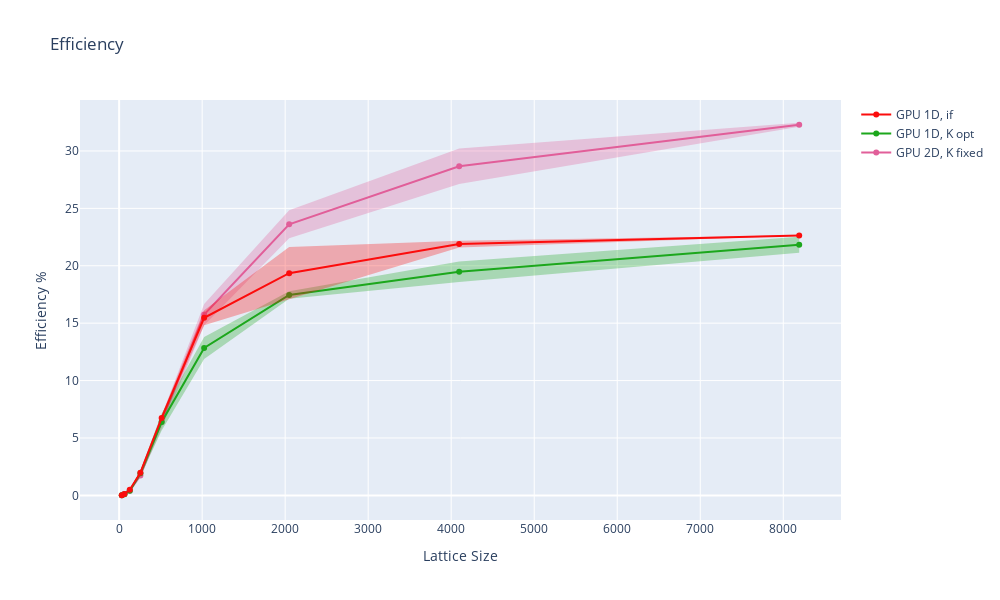

Write notebook code for a chart like this one.
### Code cell
fig = go.Figure()

for idx, (name, dfs, info) in enumerate(runs_gpu):
    for i, df in enumerate(dfs):
        dfs[i]["efficiency"] = 100 * (cpu_df["avgEvolveTime"] / df["avgEvolveTime"]) / info[0]
    
    df = pd.concat(dfs)
    add_mean_std_trace(fig, df, name, idx + 1, "efficiency")

fig.update_layout(title="Efficiency", xaxis_title='Lattice Size', yaxis_title="Efficiency %", width=1000, height=600)
fig.update_yaxes()
fig.show()

### Figure 1 — Plotly figure (JSON) as saved in the notebook; plotly's stock layout.template omitted (floating-point values rounded to 4 significant figures)
{"data": [{"line": {"color": "#E15F99"}, "mode": "lines+markers", "name": "GPU 2D, K fixed", "type": "scatter", "x": [32, 64, 128, 256, 512, 1024, 2048, 4096, 8192], "y": [0.01319, 0.1217, 0.3981, 1.733, 6.39, 15.75, 23.61, 28.66, 32.28]}, {"line": {"width": 0}, "mode": "lines", "name": "GPU 2D, K fixed upper", "showlegend": false, "type": "scatter", "x": [32, 64, 128, 256, 512, 1024, 2048, 4096, 8192], "y": [0.01405, 0.1287, 0.4347, 1.831, 6.948, 16.67, 24.83, 30.21, 32.47]}, {"fill": "tonexty", "fillcolor": "rgba(225, 95, 153, 0.30)", "line": {"width": 0}, "mode": "lines", "name": "GPU 2D, K fixed lower", "showlegend": false, "type": "scatter", "x": [32, 64, 128, 256, 512, 1024, 2048, 4096, 8192], "y": [0.01234, 0.1147, 0.3615, 1.635, 5.833, 14.82, 22.39, 27.11, 32.1]}, {"line": {"color": "#1CA71C"}, "mode": "lines+markers", "name": "GPU 1D, K opt", "type": "scatter", "x": [32, 64, 128, 256, 512, 1024, 2048, 4096, 8192], "y": [0.01257, 0.1086, 0.409, 1.921, 6.389, 12.84, 17.46, 19.47, 21.83]}, {"line": {"width": 0}, "mode": "lines", "name": "GPU 1D, K opt upper", "showlegend": false, "type": "scatter", "x": [32, 64, 128, 256, 512, 1024, 2048, 4096, 8192], "y": [0.01353, 0.1474, 0.4978, 2.167, 7.129, 13.79, 17.78, 20.36, 22.52]}, {"fill": "tonexty", "fillcolor": "rgba(28, 167, 28, 0.30)", "line": {"width": 0}, "mode": "lines", "name": "GPU 1D, K opt lower", "showlegend": false, "type": "scatter", "x": [32, 64, 128, 256, 512, 1024, 2048, 4096, 8192], "y": [0.01161, 0.06979, 0.3203, 1.676, 5.65, 11.88, 17.13, 18.58, 21.14]}, {"line": {"color": "#FB0D0D"}, "mode": "lines+markers", "name": "GPU 1D, if", "type": "scatter", "x": [32, 64, 128, 256, 512, 1024, 2048, 4096, 8192], "y": [0.01434, 0.1315, 0.4965, 1.979, 6.743, 15.47, 19.36, 21.89, 22.63]}, {"line": {"width": 0}, "mode": "lines", "name": "GPU 1D, if upper", "showlegend": false, "type": "scatter", "x": [32, 64, 128, 256, 512, 1024, 2048, 4096, 8192], "y": [0.01489, 0.1348, 0.5212, 2.194, 6.973, 16.12, 21.63, 22.19, 22.65]}, {"fill": "tonexty", "fillcolor": "rgba(251, 13, 13, 0.30)", "line": {"width": 0}, "mode": "lines", "name": "GPU 1D, if lower", "showlegend": false, "type": "scatter", "x": [32, 64, 128, 256, 512, 1024, 2048, 4096, 8192], "y": [0.01378, 0.1283, 0.4717, 1.764, 6.512, 14.82, 17.08, 21.59, 22.62]}], "layout": {"height": 600, "title": {"text": "Efficiency"}, "width": 1000, "xaxis": {"title": {"text": "Lattice Size"}}, "yaxis": {"title": {"text": "Efficiency %"}}}}
